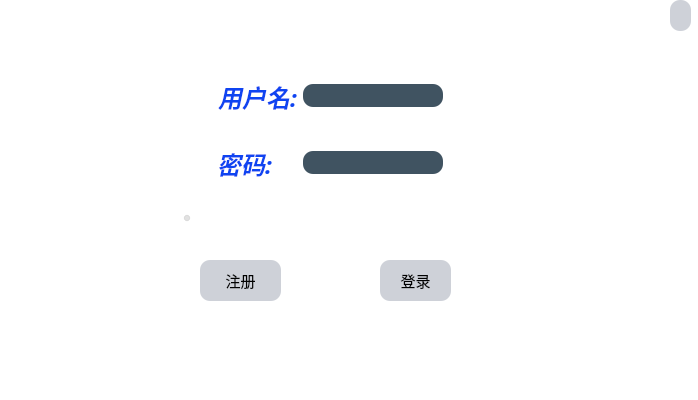
<?xml version="1.0" encoding="UTF-8"?>
<ui version="4.0">
 <class>MainWindow</class>
 <widget class="QMainWindow" name="MainWindow">
  <property name="geometry">
   <rect>
    <x>0</x>
    <y>0</y>
    <width>698</width>
    <height>400</height>
   </rect>
  </property>
  <property name="windowTitle">
   <string>MainWindow</string>
  </property>
  <property name="styleSheet">
   <string notr="true"/>
  </property>
  <widget class="QWidget" name="centralwidget">
   <widget class="QFrame" name="frame">
    <property name="geometry">
     <rect>
      <x>0</x>
      <y>0</y>
      <width>701</width>
      <height>401</height>
     </rect>
    </property>
    <property name="styleSheet">
     <string notr="true">*{
background:rgb(255, 255, 255);
font-size:15px;
font-family:Century Gothic,sans-serif;
}
QFrame{
border:sold 10px rgba(0,0,0);
background-image:url(:/2222.png);

}
QLineEdit{
color:#8d98a1;
background-color:#405361;
font-size:16px;
border-style:outset;
border-radius:10px;
}
QPushButton{
background:#ced1d8;
border-style:outset;
border-radius:10px;
}
QPushButton:pressed{
background-color:rgb(224,0,0);
border-style:inset;
}
QRadioButton{
background:rgba(85,170,255,0);
color:white;
}
QLabel{
background:rgba(85,170,255,0);
color:white;
font-style:italic bold;
font-size:14px;

}</string>
    </property>
    <widget class="QPushButton" name="pushButton_Register">
     <property name="geometry">
      <rect>
       <x>200</x>
       <y>260</y>
       <width>81</width>
       <height>41</height>
      </rect>
     </property>
     <property name="text">
      <string>注册</string>
     </property>
    </widget>
    <widget class="QLineEdit" name="lineEdit_User">
     <property name="geometry">
      <rect>
       <x>303</x>
       <y>84</y>
       <width>140</width>
       <height>23</height>
      </rect>
     </property>
    </widget>
    <widget class="QLabel" name="label">
     <property name="geometry">
      <rect>
       <x>215</x>
       <y>79</y>
       <width>82</width>
       <height>33</height>
      </rect>
     </property>
     <property name="text">
      <string>&lt;html&gt;&lt;head/&gt;&lt;body&gt;&lt;p align=&quot;right&quot;&gt;&lt;span style=&quot; font-size:18pt; font-weight:600; color:#0f44f1;&quot;&gt;用户名:&lt;/span&gt;&lt;/p&gt;&lt;/body&gt;&lt;/html&gt;</string>
     </property>
    </widget>
    <widget class="QLabel" name="label_2">
     <property name="geometry">
      <rect>
       <x>215</x>
       <y>146</y>
       <width>57</width>
       <height>33</height>
      </rect>
     </property>
     <property name="text">
      <string>&lt;html&gt;&lt;head/&gt;&lt;body&gt;&lt;p align=&quot;right&quot;&gt;&lt;span style=&quot; font-size:18pt; font-weight:600; color:#0f44f1;&quot;&gt;密码:&lt;/span&gt;&lt;/p&gt;&lt;/body&gt;&lt;/html&gt;</string>
     </property>
    </widget>
    <widget class="QPushButton" name="pushButton_Login">
     <property name="geometry">
      <rect>
       <x>380</x>
       <y>260</y>
       <width>71</width>
       <height>41</height>
      </rect>
     </property>
     <property name="text">
      <string>登录</string>
     </property>
    </widget>
    <widget class="QLineEdit" name="lineEdit_Password">
     <property name="geometry">
      <rect>
       <x>303</x>
       <y>151</y>
       <width>140</width>
       <height>23</height>
      </rect>
     </property>
     <property name="echoMode">
      <enum>QLineEdit::Password</enum>
     </property>
    </widget>
    <widget class="QRadioButton" name="radioButton_Teacher">
     <property name="geometry">
      <rect>
       <x>280</x>
       <y>210</y>
       <width>89</width>
       <height>16</height>
      </rect>
     </property>
     <property name="text">
      <string>教师</string>
     </property>
    </widget>
    <widget class="QRadioButton" name="radioButton_Student">
     <property name="geometry">
      <rect>
       <x>180</x>
       <y>210</y>
       <width>89</width>
       <height>16</height>
      </rect>
     </property>
     <property name="text">
      <string>学生</string>
     </property>
     <property name="checked">
      <bool>true</bool>
     </property>
    </widget>
    <widget class="QRadioButton" name="radioButton_Admin">
     <property name="geometry">
      <rect>
       <x>390</x>
       <y>210</y>
       <width>89</width>
       <height>16</height>
      </rect>
     </property>
     <property name="text">
      <string>管理员</string>
     </property>
    </widget>
    <widget class="QPushButton" name="pushButton_Close">
     <property name="geometry">
      <rect>
       <x>670</x>
       <y>0</y>
       <width>21</width>
       <height>31</height>
      </rect>
     </property>
     <property name="styleSheet">
      <string notr="true">background-image: url(:/333.png);
background-size:100% 100%;
background-repeat:no-repeat;
</string>
     </property>
     <property name="text">
      <string/>
     </property>
    </widget>
   </widget>
  </widget>
 </widget>
 <tabstops>
  <tabstop>lineEdit_User</tabstop>
  <tabstop>lineEdit_Password</tabstop>
  <tabstop>radioButton_Student</tabstop>
  <tabstop>radioButton_Teacher</tabstop>
  <tabstop>radioButton_Admin</tabstop>
  <tabstop>pushButton_Login</tabstop>
  <tabstop>pushButton_Register</tabstop>
  <tabstop>pushButton_Close</tabstop>
 </tabstops>
 <resources/>
 <connections/>
</ui>
